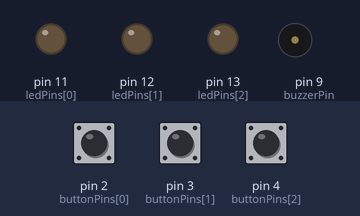
The sketch below on a simulated Arduino Uno, built with avr-gcc and run on an emulated ATmega328P. Shown: output pins drawn as LEDs (lit = HIGH), buzzer (waves = sounding). Inputs (shaded band) come from the test bench; at power-on: pin 2 (buttonPins[0]) LOW, pin 3 (buttonPins[1]) LOW, pin 4 (buttonPins[2]) LOW.

Above: at 1.2 s.
1.3 s: pin 2 (buttonPins[0]) pulled HIGH for 0.15 s
At 1.37 s:
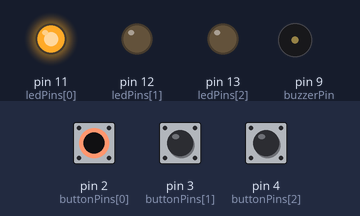
2.9 s: pin 3 (buttonPins[1]) pulled HIGH for 0.15 s
At 2.97 s:
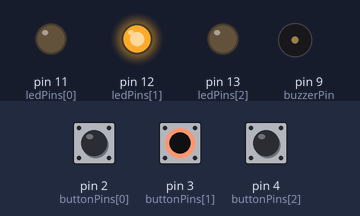
4.5 s: pin 4 (buttonPins[2]) pulled HIGH for 0.15 s
At 4.57 s:
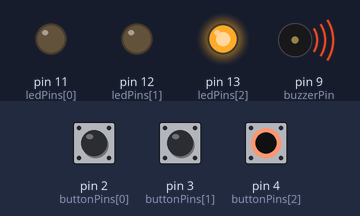
6.1 s: pin 4 (buttonPins[2]) pulled HIGH for 3.2 s
At 10.5 s:
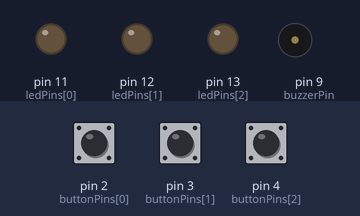
10.8 s: pin 2 (buttonPins[0]) pulled HIGH for 3.2 s
At 11.6 s:
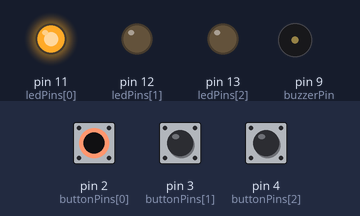
15.5 s: pin 2 (buttonPins[0]) driven HIGH and pin 3 (buttonPins[1]) driven HIGH
At 16.4 s:
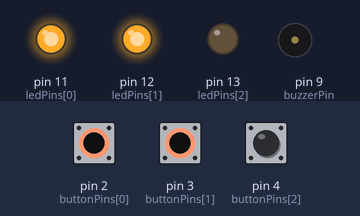
Timing chart, 0 to 64.5 s (numbered marks = the images above; inputs shaded):
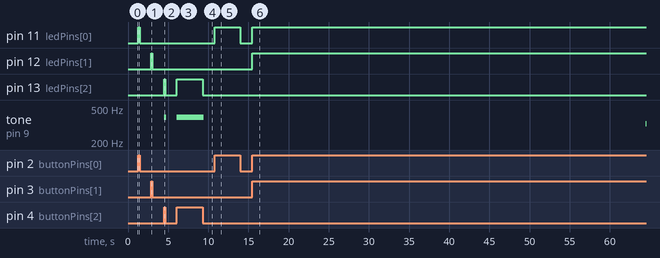

Measured:
- after the input at 1.3 s, pin 11 (ledPins[0]): LOW → HIGH at once, → LOW 0.15 s later
- after the input at 2.9 s, pin 12 (ledPins[1]): LOW → HIGH at once, → LOW 0.15 s later
- after the input at 4.5 s, pin 13 (ledPins[2]): LOW → HIGH at once, → LOW 0.15 s later; tone on pin 9 (buzzerPin): silent → 392 Hz at once, → silent 0.15 s later
- after the input at 6.1 s, pin 13 (ledPins[2]): LOW → HIGH at once, → LOW 3.2 s later; tone on pin 9 (buzzerPin): silent → 392 Hz at once, → silent 3.2 s later
- after the input at 10.8 s, pin 11 (ledPins[0]): LOW → HIGH at once, → LOW 3.2 s later
- after the input at 15.5 s, pin 11 (ledPins[0]), pin 12 (ledPins[1]): LOW → HIGH at once; tone on pin 9 (buzzerPin): silent → 329 Hz after 49.0 s

The sketch:

Cod_Piano_LEDs.ino
```cpp
// Declaração dos pinos dos LEDs
const int ledPins[] = {11, 12, 13}; // Pinos dos LEDs

// Declaração dos pinos dos botões
const int buttonPins[] = {2, 3, 4}; // Pinos dos botões

// Declaração do pino do buzzer
const int buzzerPin = 9; // Pino do buzzer

// Declaração das notas a serem tocadas (frequências em Hz)
const int notes[] = {261, 329, 392}; // Notas: C4, E4, G4

void setup() {
  // Configura os pinos dos LEDs como saída
  for (int i = 0; i < 3; i++) {
    pinMode(ledPins[i], OUTPUT);
  }

  // Configura os pinos dos botões como entrada com resistor pull-dow externo
  for (int i = 0; i < 3; i++) {
    pinMode(buttonPins[i], INPUT);
  }

  // Configura o pino do buzzer como saída
  pinMode(buzzerPin, OUTPUT);
}

void loop() {
  // Percorre os botões e LEDs correspondentes
  for (int i = 0; i < 3; i++) {
    // Se o botão estiver pressionado (estado HIGH)
    if (digitalRead(buttonPins[i]) == HIGH) {
      digitalWrite(ledPins[i], HIGH); // Liga o LED correspondente
      tone(buzzerPin, notes[i]);       // Toca a nota correspondente no buzzer
    } else {
      digitalWrite(ledPins[i], LOW);   // Desliga o LED correspondente
      noTone(buzzerPin);               // Para de tocar o buzzer
    }
  }
}
```
